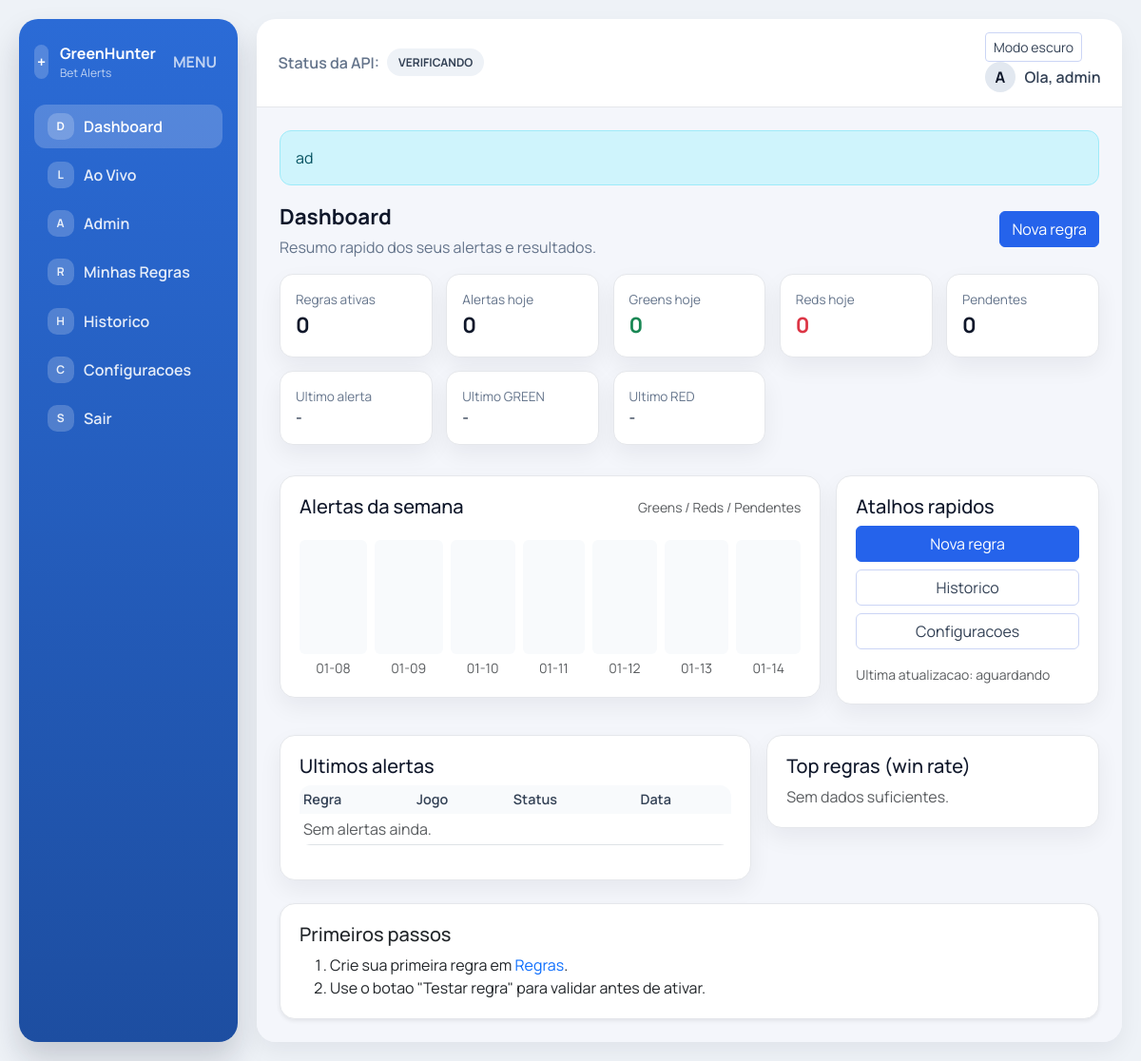
The app's page / (signed in) with its own data.
### app/models.py (models this page shows, shortened)
class User(UserMixin, db.Model):
    id = db.Column(db.Integer, primary_key=True)
    username = db.Column(db.String(80), unique=True, nullable=False)
    email = db.Column(db.String(120), unique=True)
    password_hash = db.Column(db.String(255), nullable=False)
    telegram_token = db.Column(db.String(255))
    telegram_chat_id = db.Column(db.String(64))
    telegram_verified = db.Column(db.Boolean, default=False, nullable=False)
    is_admin = db.Column(db.Boolean, default=False, nullable=False)
    created_at = db.Column(db.DateTime, default=datetime.utcnow, nullable=False)
    rules = db.relationship("Rule", backref="user", cascade="all, delete-orphan")
    alerts = db.relationship("MatchAlert", backref="user", cascade="all, delete-orphan")
    @property
    def is_admin_user(self) -> bool:
        if self.is_admin:
            return True
        return (self.username or "").lower() == "admin"

class AdminBroadcast(db.Model):
    id = db.Column(db.Integer, primary_key=True)
    message = db.Column(db.Text, nullable=False)
    is_active = db.Column(db.Boolean, default=True, nullable=False)
    created_at = db.Column(db.DateTime, default=datetime.utcnow, nullable=False)

### app/main/routes.py (the view)
@main_bp.route("/")
@login_required
def dashboard():
    now = datetime.utcnow()
    start_day = datetime(now.year, now.month, now.day)
    end_day = start_day + timedelta(days=1)
    total_rules = Rule.query.filter_by(user_id=current_user.id).count()
    active_rules = Rule.query.filter_by(user_id=current_user.id, is_active=True).count()
    alerts_today = (
        MatchAlert.query.filter(
            MatchAlert.user_id == current_user.id,
            MatchAlert.created_at >= start_day,
            MatchAlert.created_at < end_day,
        ).count()
    )
    pending_alerts = MatchAlert.query.filter_by(user_id=current_user.id, status="pending").count()
    last_alert = (
        MatchAlert.query.filter_by(user_id=current_user.id)
        .order_by(MatchAlert.created_at.desc())
        .first()
    )
    last_green = (
        MatchAlert.query.filter_by(user_id=current_user.id, status="green")
        .order_by(MatchAlert.created_at.desc())
        .first()
    )
    last_red = (
        MatchAlert.query.filter_by(user_id=current_user.id, status="red")
        .order_by(MatchAlert.created_at.desc())
        .first()
    )
    greens = (
        MatchAlert.query.filter_by(user_id=current_user.id, status="green")
        .filter(MatchAlert.created_at >= start_day, MatchAlert.created_at < end_day)
        .count()
    )
    reds = (
        MatchAlert.query.filter_by(user_id=current_user.id, status="red")
        .filter(MatchAlert.created_at >= start_day, MatchAlert.created_at < end_day)
        .count()
    )
    recent_alerts = (
        MatchAlert.query.filter_by(user_id=current_user.id)
        .order_by(MatchAlert.created_at.desc())
        .limit(10)
        .all()
    )
    since = now - timedelta(days=6)
    recent_all = (
        MatchAlert.query.filter(
            MatchAlert.user_id == current_user.id, MatchAlert.created_at >= since
        )
        .order_by(MatchAlert.created_at.desc())
        .all()
    )
    daily = {}
    for alert in recent_all:
        key = alert.created_at.strftime("%Y-%m-%d")
        daily.setdefault(key, {"green": 0, "red": 0, "pending": 0})
        daily[key][alert.status] = daily[key].get(alert.status, 0) + 1
    chart_days = []
    max_count = 1
    for i in range(6, -1, -1):
        day = (now - timedelta(days=i)).strftime("%Y-%m-%d")
        counts = daily.get(day, {"green": 0, "red": 0, "pending": 0})
        total = counts["green"] + counts["red"] + counts["pending"]
        max_count = max(max_count, total)
        chart_days.append({"day": day[5:], "counts": counts, "total": total})
    rule_stats = {}
    for alert in recent_all:
        rule_stats.setdefault(alert.rule_id, {"rule": alert.rule, "green": 0, "red": 0})
        if alert.status == "green":
            rule_stats[alert.rule_id]["green"] += 1
        elif alert.status == "red":
            rule_stats[alert.rule_id]["red"] += 1
    top_rules = []
    for stats in rule_stats.values():
        total = stats["green"] + stats["red"]
        if total == 0:
            continue
        win_rate = round((stats["green"] / total) * 100, 1)
        top_rules.append({"rule": stats["rule"], "win_rate": win_rate, "total": total})
    top_rules.sort(key=lambda x: x["win_rate"], reverse=True)
    top_rules = top_rules[:5]
    return render_template(
        "dashboard.html",
        active_rules=active_rules,
        total_rules=total_rules,
        alerts_today=alerts_today,
        greens=greens,
        reds=reds,
        pending_alerts=pending_alerts,
        last_alert=last_alert,
        last_green=last_green,
        last_red=last_red,
        recent_alerts=recent_alerts,
        chart_days=chart_days,
        max_count=max_count,
        top_rules=top_rules,
        worker_status=get_api_status(),
    )

### app/__init__.py (called while the page is built)
@login_manager.user_loader
def load_user(user_id):
    return User.query.get(int(user_id))

### app/services/worker.py (called while the page is built)
def get_api_status():
    return API_STATUS

### app/templates/dashboard.html (shortened to what this page needs)
{% extends "base.html" %}
{% block content %}
<div class="page-header">
  <div>
    <div class="page-title">Dashboard</div>
    <div class="page-subtitle">Resumo rapido dos seus alertas e resultados.</div>
  </div>
  <div class="page-actions">
    <a class="btn btn-primary" href="{{ url_for('rules.create_rule') }}">Nova regra</a>
  </div>
</div>
<div class="stat-grid">
  <div class="stat-card">
    <div class="stat-label">Regras ativas</div>
    <div class="stat-value">{{ active_rules }}</div>
  </div>
  <div class="stat-card">
    <div class="stat-label">Alertas hoje</div>
    <div class="stat-value">{{ alerts_today }}</div>
  </div>
  <div class="stat-card">
    <div class="stat-label">Greens hoje</div>
    <div class="stat-value text-success">{{ greens }}</div>
  </div>
  <div class="stat-card">
    <div class="stat-label">Reds hoje</div>
    <div class="stat-value text-danger">{{ reds }}</div>
  </div>
  <div class="stat-card">
    <div class="stat-label">Pendentes</div>
    <div class="stat-value">{{ pending_alerts }}</div>
  </div>
  <div class="stat-card">
    <div class="stat-label">Ultimo alerta</div>
    <div class="stat-sub">{{ last_alert.created_at.strftime('%d/%m %H:%M') if last_alert else '-' }}</div>
  </div>
  <div class="stat-card">
    <div class="stat-label">Ultimo GREEN</div>
    <div class="stat-sub">{{ last_green.created_at.strftime('%d/%m %H:%M') if last_green else '-' }}</div>
  </div>
  <div class="stat-card">
    <div class="stat-label">Ultimo RED</div>
    <div class="stat-sub">{{ last_red.created_at.strftime('%d/%m %H:%M') if last_red else '-' }}</div>
  </div>
</div>
<div class="row g-3 mt-3">
  <div class="col-lg-8">
    <div class="card">
      <div class="card-body">
        <div class="d-flex justify-content-between align-items-center mb-2">
          <h5 class="mb-0">Alertas da semana</h5>
          <small class="text-muted">Greens / Reds / Pendentes</small>
        </div>
        <div class="d-flex gap-2 align-items-end" style="height: 160px;">
          {% for item in chart_days %}
          {% set green_h = (item.counts.green / max_count) * 100 %}
          {% set red_h = (item.counts.red / max_count) * 100 %}
          {% set pending_h = (item.counts.pending / max_count) * 100 %}
          <div class="text-center flex-fill">
            <div class="chart-bar">
            </div>
            <div class="small text-muted mt-1">{{ item.day }}</div>
          </div>
          {% endfor %}
        </div>
      </div>
    </div>
  </div>
  <div class="col-lg-4">
    <div class="card">
      <div class="card-body">
        <h5>Atalhos rapidos</h5>
        <div class="d-grid gap-2">
          <a class="btn btn-primary" href="{{ url_for('rules.create_rule') }}">Nova regra</a>
          <a class="btn btn-outline-secondary" href="{{ url_for('history.history') }}">Historico</a>
          <a class="btn btn-outline-secondary" href="{{ url_for('settings.settings') }}">Configuracoes</a>
        </div>
        <div class="mt-3 small text-muted">
          Ultima atualizacao: {{ worker_status.last_cycle or 'aguardando' }}
        </div>
      </div>
    </div>
  </div>
</div>
<div class="row g-3 mt-3">
  <div class="col-lg-7">
    <div class="card">
      <div class="card-body">
        <h5>Ultimos alertas</h5>
        <div class="table-responsive">
          <table class="table table-sm table-clean">
            <thead>
              <tr>
                <th>Regra</th>
                <th>Jogo</th>
                <th>Status</th>
                <th>Data</th>
              </tr>
            </thead>
            <tbody>
              {% if recent_alerts|length == 0 %}
              <tr><td colspan="4" class="text-muted">Sem alertas ainda.</td></tr>
              {% endif %}
            </tbody>
          </table>
        </div>
      </div>
    </div>
  </div>
  <div class="col-lg-5">
    <div class="card">
      <div class="card-body">
        <h5>Top regras (win rate)</h5>
        {% if top_rules %}
          <ul class="list-group list-group-flush">
            {% for item in top_rules %}
              <li class="list-group-item d-flex justify-content-between align-items-center">
                <span>{{ item.rule.name }}</span>
                <span class="badge bg-success">{{ item.win_rate }}%</span>
              </li>
            {% endfor %}
          </ul>
        {% else %}
          <div class="text-muted">Sem dados suficientes.</div>
        {% endif %}
      </div>
    </div>
  </div>
</div>
{% if (not current_user.telegram_token or not current_user.telegram_chat_id) or total_rules == 0 %}
<div class="card shadow-sm mt-4">
    <div class="card-body">
      <h5 class="card-title">Primeiros passos</h5>
      <ol class="mb-0">
      {% if total_rules == 0 %}
        <li>Crie sua primeira regra em <a href="{{ url_for('rules.create_rule') }}">Regras</a>.</li>
      {% endif %}
      <li>Use o botao "Testar regra" para validar antes de ativar.</li>
    </ol>
  </div>
</div>
{% endif %}
{% endblock %}

### app/templates/base.html (shortened to what this page needs)
<!doctype html>
<html lang="pt-br">
  <head>
    <link
      href="https://cdn.jsdelivr.net/npm/bootstrap@5.3.2/dist/css/bootstrap.min.css"
      rel="stylesheet"
    >
    <link rel="stylesheet" href="{{ url_for('static', filename='app.css') }}">
  </head>
  <body>
    {% if current_user.is_authenticated %}
    <div class="app-shell">
      <aside class="sidebar">
        <div class="sidebar-brand">
          <div class="brand-icon">+</div>
          <div class="brand-text">
            <div class="brand-title">GreenHunter</div>
            <div class="brand-sub">Bet Alerts</div>
          </div>
          <button class="sidebar-toggle" type="button">MENU</button>
        </div>
        <nav class="sidebar-nav">
          <a class="nav-link {% if request.endpoint == 'main.dashboard' %}active{% endif %}" href="{{ url_for('main.dashboard') }}">
            <span class="nav-icon">D</span> Dashboard
          </a>
          <a class="nav-link {% if request.endpoint == 'main.live' %}active{% endif %}" href="{{ url_for('main.live') }}">
            <span class="nav-icon">L</span> Ao Vivo
          </a>
          {% if current_user.is_admin_user %}
          <a class="nav-link {% if request.endpoint == 'admin.dashboard' %}active{% endif %}" href="{{ url_for('admin.dashboard') }}">
            <span class="nav-icon">A</span> Admin
          </a>
          {% endif %}
          <a class="nav-link {% if request.endpoint in ['rules.list_rules','rules.create_rule','rules.edit_rule'] %}active{% endif %}" href="{{ url_for('rules.list_rules') }}">
            <span class="nav-icon">R</span> Minhas Regras
          </a>
          <a class="nav-link {% if request.endpoint == 'history.history' %}active{% endif %}" href="{{ url_for('history.history') }}">
            <span class="nav-icon">H</span> Historico
          </a>
          <a class="nav-link {% if request.endpoint == 'settings.settings' %}active{% endif %}" href="{{ url_for('settings.settings') }}">
            <span class="nav-icon">C</span> Configuracoes
          </a>
          <a class="nav-link" href="{{ url_for('auth.logout') }}">
            <span class="nav-icon">S</span> Sair
          </a>
        </nav>
      </aside>
      <div class="main-area">
        <header class="topbar">
          <div class="topbar-left">
            <div class="status-block">
              <span>Status da API:</span>
              <span class="status-pill status-wait" id="api-status">Verificando</span>
            </div>
          </div>
          <div class="topbar-right">
            <button class="btn btn-sm btn-outline-secondary me-2" type="button" id="theme-toggle">Modo escuro</button>
            <div class="user-chip">
              <div class="user-avatar">{{ (current_user.username[:1] if current_user.username else 'U')|upper }}</div>
              <div class="user-name">Ola, {{ current_user.username }}</div>
            </div>
          </div>
        </header>
        <main class="content">
    {% else %}
    <main class="container py-5 auth-shell">
    {% endif %}
      {% if active_broadcast %}
        <div class="alert alert-info">
          {{ active_broadcast.message }}
        </div>
      {% endif %}
      {% block content %}{% endblock %}
    </main>
    {% if current_user.is_authenticated %}
      </div>
    </div>
    {% endif %}
  </body>
</html>

### records on screen
User: username "A", username "admin"
AdminBroadcast: message "ad"

### other values on screen
{{ active_rules }} "0"
{{ alerts_today }} "0"
{{ greens }} "0"
{{ reds }} "0"
{{ pending_alerts }} "0"
{{ last_alert.created_at.strftime('%d/%m %H:%M') if last_alert else '-' }} "-"
{{ last_green.created_at.strftime('%d/%m %H:%M') if last_green else '-' }} "-"
{{ last_red.created_at.strftime('%d/%m %H:%M') if last_red else '-' }} "-"
{{ item.day }} "01-08" "01-09" "01-10" "01-11" "01-12" "01-13" "01-14"
{{ worker_status.last_cycle or 'aguardando' }} "aguardando"
